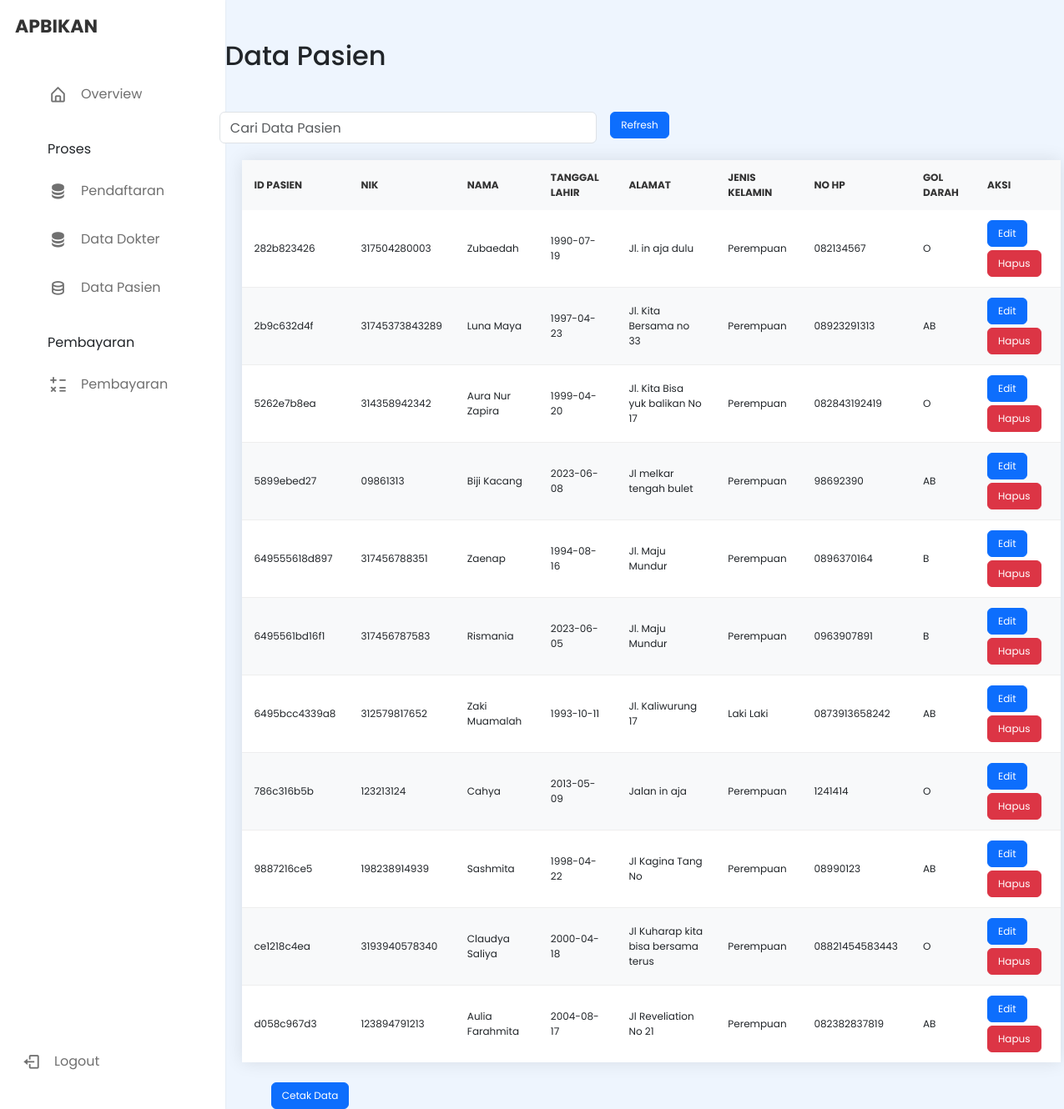
The app's page /data-pasien.php with its own data.
### tables this page shows
CREATE TABLE `pasien` (
  `ID_PASIEN` varchar(255) NOT NULL,
  `NIK` varchar(255) NOT NULL,
  `Nama` varchar(255) NOT NULL,
  `Tanggal_Lahir` varchar(255) NOT NULL,
  `Alamat` varchar(255) NOT NULL,
  `Jenis_Kelamin` varchar(255) NOT NULL,
  `No_HP` varchar(255) NOT NULL,
  `Gol_Darah` varchar(255) NOT NULL
);

### data-pasien.php (the view, shortened to what this page needs)
<!DOCTYPE html>
<html>
<head>
<?php
    require "component/head.php";
    require "component/navbar.php";
?>
</head>
<body>
    <div class="container">
        <div class="row">
            <div class="col-sm-8 offset-sm-2 mt-5">
                <h2>Data Pasien</h2>
            </div>
            <form class="row g-3 mt-4" action="data-pasien.php" method="get">
                <div class="col-md-5 offset-sm-2">
                    <input type="text" class="form-control" id="inputEmail4" name="cari" placeholder="Cari Data Pasien" >
                </div>
                <div class="col-md-5">
                    <button type="submit" class="btn btn-primary" value="cari">Refresh</button>
                </div>
            </form>
            <div class="col-sm-11 offset-sm-2">
                <div class="table-container">
                    <table>
                        <thead>
                        <tr>
                            <th>Id Pasien</th>
                            <th>NIK</th>
                            <th>Nama</th>
                            <th>Tanggal Lahir</th>
                            <th>Alamat</th>
                            <th>Jenis Kelamin</th>
                            <th>No Hp</th>
                            <th>Gol Darah</th>
                            <th>Aksi</th>
                        </tr>
                        </thead>
                        <tbody>
                        <?php
                            include "include/conn.php";
                            if(isset($_GET['cari'])){
                            $cari = $_GET['cari'];
                            $data = mysqli_query($conn,"select * from pasien where Nama like '%".$cari."%'");
                            }else{
                            $data = mysqli_query($conn,"select * from pasien");
                            }
                            while($r = mysqli_fetch_array($data)){
                            $id     = $r['ID_PASIEN'];
                            $nik    = $r['NIK'];
                            $nama   = $r['Nama'];
                            $ttl    = $r['Tanggal_Lahir'];
                            $alamat = $r['Alamat'];
                            $jenkel = $r['Jenis_Kelamin'];
                            $nohp   = $r['No_HP'];
                            $gol    = $r['Gol_Darah'];
                        ?>
                            <tr>
                            <td><?php echo $id; ?></td>
                            <td><?php echo $nik; ?></td>
                            <td><?php echo $nama; ?></td>
                            <td><?php echo $ttl; ?></td>
                            <td><?php echo $alamat; ?></td>
                            <td><?php echo $jenkel; ?></td>
                            <td><?php echo $nohp; ?></td>
                            <td><?php echo $gol; ?></td>
                            <td>
                                <button type="button" class="btn btn-primary" name="edit" value="<?php echo $id; ?>" onclick="konfirmasiEdit(this.value)">Edit</button>
                                <button type="button" class="btn btn-danger mt-1" name="hapus" value="<?php echo $id; ?>" onclick="konfirmasiHapus(this.value)">Hapus</button>
                            </td>
                            </tr>
                        <?php
                        }
                        ?>
                        </tbody>
                    </table>
                </div>
            </div>
        </div>
    </div>
<div class="row">
    <div class="col-sm-8 offset-sm-3 mt-1">
    <a href="cetak-pasien.php" class="btn btn-primary">Cetak Data</a>
    </div>
</div>
</body>
</html>

### component/head.php (shortened to what this page needs)
<head>
   <link rel="stylesheet" href="https://stackpath.bootstrapcdn.com/bootstrap/4.3.1/css/bootstrap.min.css">
   <link rel="stylesheet" href="https://maxcdn.bootstrapcdn.com/bootstrap/4.0.0/css/bootstrap.min.css">
   <link rel="stylesheet" href="https://cdnjs.cloudflare.com/ajax/libs/bootstrap-datepicker/1.9.0/css/bootstrap-datepicker.min.css">
   <link href="https://cdn.jsdelivr.net/npm/bootstrap@5.3.0/dist/css/bootstrap.min.css" rel="stylesheet">
   <link rel="stylesheet" href="asset/css/style.css">
   <link rel="stylesheet" href="asset/css/tabel.css">
</head>

### component/navbar.php (shortened to what this page needs)
<!DOCTYPE html>
<html lang="en">
  <head>
    <link rel="stylesheet" href="../asset/css/style.css" />
    <link flex href="https://unpkg.com/boxicons@2.1.4/css/boxicons.min.css" rel="stylesheet" />
  </head>
  <body>
    <nav class="sidebar locked">
      <div class="logo_items flex">
        <span class="logo_name"><b>APBIKAN</b></span>
      </div>
      <div class="menu_container">
        <div class="menu_items">
          <ul class="menu_item">
            <li class="item">
              <a href="home.php" class="link flex">
                <i class="bx bx-home-alt"></i>
                <span>Overview</span>
              </a>
            </li>
          </ul>
          <ul class="menu_item">
            <div class="menu_title flex">
              <span class="title">Proses</span>
            </div>
            <li class="item">
              <a href="pendaftaran.php" class="link flex">
                <i class='bx bxs-data'></i>
                <span>Pendaftaran</span>
              </a>
            </li>
            <li class="item">
              <a href="data-dokter.php" class="link flex">
                <i class='bx bxs-data'></i>
                <span>Data Dokter</span>
              </a>
            </li>
            <li class="item">
              <a href="data-pasien.php" class="link flex">
               <i class='bx bx-data'></i>
                <span>Data Pasien</span>
              </a>
            </li>
          </ul>
          <ul class="menu_item">
            <div class="menu_title flex">
              <span class="title">Pembayaran</span>
            </div>
            <li class="item">
              <a href="pembayaran.php" class="link flex">
                <i class='bx bx-math'></i>
                <span>Pembayaran</span>
              </a>
            </li>
          </ul>
        </div>
        <div class="menu_items">
         <li class="item">
              <a href="logout.php" class="link flex">
                <i class='bx bx-log-out'></i>
                <span>Logout</span>
              </a>
            </li>
          </div>
        </div>
    </nav>
  </body>
</html>

### asset/css/style.css (style rules this page uses)
* { margin: 0; padding: 0; box-sizing: border-box; font-family: "Poppins", sans-serif; }
body { min-height: 100vh; background: #eef5fe; }
.flex { display: flex; align-items: center; }
.sidebar { position: fixed; top: 0; left: 0; height: 100%; width: 270px; background: #fff; padding: 15px 10px; box-shadow: 0 0 2px rgba(0, 0, 0, 0.1); transition: all 0.4s ease; }
.logo_items { gap: 8px; }
.logo_name { font-size: 22px; color: #333; font-weight: 500px; transition: all 0.3s ease; }
.menu_container { display: flex; flex-direction: column; justify-content: space-between; margin-top: 40px; overflow-y: auto; height: calc(100% - 82px); }
.menu_title { position: relative; height: 50px; width: 55px; }
.menu_title .title { margin-left: 15px; transition: all 0.3s ease; }
.item { list-style: none; }
.link { text-decoration: none; border-radius: 8px; margin-bottom: 8px; color: #707070; }
.link span { white-space: nowrap; }
.link i { height: 50px; min-width: 55px; display: flex; font-size: 22px; align-items: center; justify-content: center; border-radius: 4px; }

### asset/css/tabel.css (style rules this page uses)
.table-container { margin: 20px; }
.table-container table { width: 100%; font-size: 12px; border-collapse: collapse; background-color: #fff; box-shadow: 0 0 20px rgba(0, 0, 0, 0.1); }
.table-container table th, .table-container table td { border: none; padding: 12px 15px; }
.table-container table th { background-color: #f8f9fa; font-weight: bold; text-align: left; color: #333; text-transform: uppercase; }
.table-container table tbody tr { border-bottom: 1px solid #eee; }
.table-container table tbody tr:last-child { border-bottom: none; }
.table-container table tbody tr:nth-child(even) { background-color: #f8f9fa; }
.btn { font-size: 12px; }

### records on screen
pasien: ID_PASIEN "282b823426", NIK "317504280003", Nama "Zubaedah", Tanggal_Lahir "1990-07-19", Alamat "Jl. in aja dulu", Jenis_Kelamin "Perempuan", No_HP "082134567", Gol_Darah "O"
pasien: ID_PASIEN "2b9c632d4f", NIK "31745373843289", Nama "Luna Maya", Tanggal_Lahir "1997-04-23", Alamat "Jl. Kita Bersama no 33", Jenis_Kelamin "Perempuan", No_HP "08923291313", Gol_Darah "AB"
pasien: ID_PASIEN "5262e7b8ea", NIK "314358942342", Nama "Aura Nur Zapira", Tanggal_Lahir "1999-04-20", Alamat "Jl. Kita Bisa yuk balikan No 17", Jenis_Kelamin "Perempuan", No_HP "082843192419", Gol_Darah "O"
pasien: ID_PASIEN "5899ebed27", NIK "09861313", Nama "Biji Kacang", Tanggal_Lahir "2023-06-08", Alamat "Jl melkar tengah bulet", Jenis_Kelamin "Perempuan", No_HP "98692390", Gol_Darah "AB"
pasien: ID_PASIEN "649555618d897", NIK "317456788351", Nama "Zaenap", Tanggal_Lahir "1994-08-16", Alamat "Jl. Maju Mundur", Jenis_Kelamin "Perempuan", No_HP "0896370164", Gol_Darah "B"
pasien: ID_PASIEN "6495561bd16f1", NIK "317456787583", Nama "Rismania", Tanggal_Lahir "2023-06-05", Alamat "Jl. Maju Mundur", Jenis_Kelamin "Perempuan", No_HP "0963907891", Gol_Darah "B"
pasien: ID_PASIEN "6495bcc4339a8", NIK "312579817652", Nama "Zaki Muamalah", Tanggal_Lahir "1993-10-11", Alamat "Jl. Kaliwurung 17", Jenis_Kelamin "Laki Laki", No_HP "0873913658242", Gol_Darah "AB"
pasien: ID_PASIEN "786c316b5b", NIK "123213124", Nama "Cahya", Tanggal_Lahir "2013-05-09", Alamat "Jalan in aja", Jenis_Kelamin "Perempuan", No_HP "1241414", Gol_Darah "O"
pasien: ID_PASIEN "9887216ce5", NIK "198238914939", Nama "Sashmita", Tanggal_Lahir "1998-04-22", Alamat "Jl Kagina Tang No", Jenis_Kelamin "Perempuan", No_HP "08990123", Gol_Darah "AB"
pasien: ID_PASIEN "ce1218c4ea", NIK "3193940578340", Nama "Claudya Saliya", Tanggal_Lahir "2000-04-18", Alamat "Jl Kuharap kita bisa bersama terus", Jenis_Kelamin "Perempuan", No_HP "08821454583443", Gol_Darah "O"
pasien: ID_PASIEN "d058c967d3", NIK "123894791213", Nama "Aulia Farahmita", Tanggal_Lahir "2004-08-17", Alamat "Jl Reveliation No 21", Jenis_Kelamin "Perempuan", No_HP "082382837819", Gol_Darah "AB"
